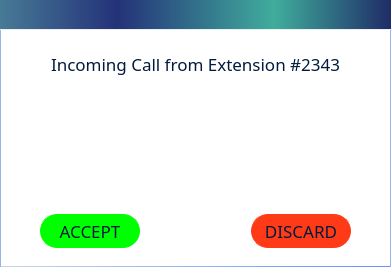
<?xml version="1.0" encoding="UTF-8"?>
<ui version="4.0">
 <class>IncomingScreen</class>
 <widget class="QWidget" name="IncomingScreen">
  <property name="windowModality">
   <enum>Qt::ApplicationModal</enum>
  </property>
  <property name="geometry">
   <rect>
    <x>0</x>
    <y>0</y>
    <width>391</width>
    <height>267</height>
   </rect>
  </property>
  <property name="cursor">
   <cursorShape>ArrowCursor</cursorShape>
  </property>
  <property name="styleSheet">
   <string notr="true">*{
	border: none;
	background-color: transparent;
	background: transparent;
	margin: 0;
	padding: 0;
	color: rgb(2, 27, 61);
}
#acceptBtn{
	background-color: rgba(0,255,0);
	border: 1px solid rgb(0, 255, 0);
}
#acceptBtn:hover, #discardBtn:hover{
	background-color: transparent;
}
#discardBtn{
	background-color: rgb(255, 58, 23);
	border: 1px solid rgb(255, 58, 23);
}
QPushButton{
	border-radius: 17px;
}
#header{
	background-color: qlineargradient(spread:pad, x1:0, y1:0.5, x2:1, y2:0.5, stop:0 rgba(71, 122, 150, 255), stop:0.299435 rgba(36, 50, 121, 255), stop:0.7 rgba(64, 173, 156, 255), stop:1 rgba(31, 43, 103, 255));
	border-bottom: 1px solid #eee;
}
#bodyContainer{
	border: 1px solid qlineargradient(spread:repeat, x1:0, y1:0.5, x2:1, y2:0.5, stop:0 rgba(199, 215, 226, 255), stop:1 rgba(102, 142, 255, 255));
	border-top: none;
}</string>
  </property>
  <layout class="QVBoxLayout" name="verticalLayout">
   <property name="spacing">
    <number>0</number>
   </property>
   <property name="leftMargin">
    <number>0</number>
   </property>
   <property name="topMargin">
    <number>0</number>
   </property>
   <property name="rightMargin">
    <number>0</number>
   </property>
   <property name="bottomMargin">
    <number>0</number>
   </property>
   <item>
    <widget class="QWidget" name="header" native="true">
     <property name="minimumSize">
      <size>
       <width>0</width>
       <height>30</height>
      </size>
     </property>
    </widget>
   </item>
   <item>
    <widget class="QWidget" name="bodyContainer" native="true">
     <property name="sizePolicy">
      <sizepolicy hsizetype="Preferred" vsizetype="Expanding">
       <horstretch>0</horstretch>
       <verstretch>0</verstretch>
      </sizepolicy>
     </property>
     <widget class="QLabel" name="informLabel">
      <property name="geometry">
       <rect>
        <x>0</x>
        <y>20</y>
        <width>391</width>
        <height>28</height>
       </rect>
      </property>
      <property name="font">
       <font>
        <family>Noto Sans</family>
        <pointsize>13</pointsize>
       </font>
      </property>
      <property name="text">
       <string>Incoming Call from Extension #2343</string>
      </property>
      <property name="alignment">
       <set>Qt::AlignCenter</set>
      </property>
     </widget>
     <widget class="QPushButton" name="discardBtn">
      <property name="geometry">
       <rect>
        <x>251</x>
        <y>184</y>
        <width>100</width>
        <height>34</height>
       </rect>
      </property>
      <property name="font">
       <font>
        <family>Noto Sans</family>
        <pointsize>13</pointsize>
        <weight>50</weight>
        <bold>false</bold>
       </font>
      </property>
      <property name="cursor">
       <cursorShape>PointingHandCursor</cursorShape>
      </property>
      <property name="text">
       <string>DISCARD</string>
      </property>
     </widget>
     <widget class="QPushButton" name="acceptBtn">
      <property name="geometry">
       <rect>
        <x>40</x>
        <y>184</y>
        <width>100</width>
        <height>34</height>
       </rect>
      </property>
      <property name="font">
       <font>
        <family>Noto Sans</family>
        <pointsize>13</pointsize>
        <weight>50</weight>
        <bold>false</bold>
       </font>
      </property>
      <property name="cursor">
       <cursorShape>PointingHandCursor</cursorShape>
      </property>
      <property name="text">
       <string>ACCEPT</string>
      </property>
     </widget>
    </widget>
   </item>
  </layout>
 </widget>
 <resources>
  <include location="resources.qrc"/>
 </resources>
 <connections/>
</ui>
